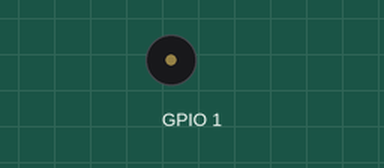
Simulated run of this program. Board: Raspberry Pi (BCM pin numbers). Parts: buzzer (waves = sounding). At 46.2 s the program stops and its outputs stay as they are.

Above: at 0.1 s.
At 37.2 s:
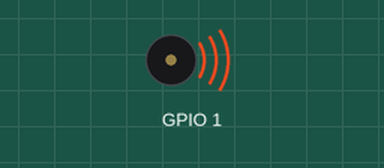
Timing chart, 0 to 40.0 s (numbered marks = the images above):
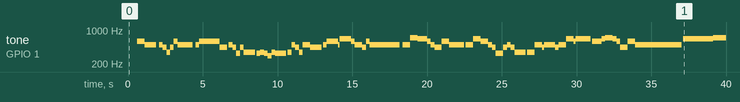

The program:

main.py
```python
import time
import RPi.GPIO as GPIO
from tone import TONE

GPIO.setmode(GPIO.BCM)
GPIO.setwarnings(False)


def beep(channel: int, freq: int, duration: float, *, rising_tone: float = 1):
    """
    播放一个音符
    :param channel: GPIO的数字号，需要和上面的GPIO.setmode(GPIO.BCM)对应
    :param freq: 频率
    :param duration: 播放时长
    :param rising_tone: 升降调 0.3 ~ 1.0 ~ 3.0
    :return:
    """
    if freq <= 0:
        time.sleep(duration)
        return
    pwm = GPIO.PWM(channel, freq * rising_tone) # 输出该频率的电平

    try:
        pwm.start(0)
        pwm.ChangeDutyCycle(50)
        if duration > 0:
            time.sleep(duration) # 播放时长
    finally:
        pwm.stop()

def play(channel: int, sheet: list):
    """
    播放简谱
    简谱可以为如下格式(参照上文的txdx.py):
    - [音符名(string), 持续时间(s)]
    - [频率(int), 持续时间(s)]
    :param channel: GPIO的数字号，需要和上面的GPIO.setmode(GPIO.BCM)对应
    :param sheet: 简谱
    :return:
    """
    GPIO.setup(channel, GPIO.OUT)
    for m in sheet:
        beep(channel, TONE[m[0]] if m[0] in TONE else int(m[0] or 0), m[1])
try:
    from txdx import txdx_sheet
    play(1, txdx_sheet)

finally:
    GPIO.cleanup()
```

tone.py
```python
TONE = {
    # 低音
    'LD1': 147,
    'LD2': 165,
    'LD3': 175,
    'LD4': 196,
    'LD5': 221,
    'LD6': 248,
    'LD7': 278,
    # 中音
    'MD1': 294,
    'MD2': 330,
    'MD3': 350,
    'MD4': 393,
    'MD5': 441,
    'MD6': 495,
    'MD7': 556,
    # 高音
    'HD1': 589,
    'HD2': 661,
    'HD3': 700,
    'HD4': 786,
    'HD5': 882,
    'HD6': 990,
    'HD7': 1112,
}
```

txdx.py
```python
txdx_sheet = [

    ['MD6', 0.5],  # 叠
    ['MD6', 0.125],  # 个
    ['HD1', 0.25],  # 千
    ['HD1', 0.25],  # 纸
    ['MD6', 0.75],  # 鹤
    [0, 0.2],  # 空

    ['MD6', 0.25],  # 再
    ['MD5', 0.25],  # 系
    ['MD3', 0.25],  # 个
    ['MD5', 0.25],  # 红
    ['HD1', 0.25],  # 飘
    ['MD6', 0.5],  # 带
    ['MD6', 0.5],  # ~
    [0, 0.2],  # 空

    ['MD6', 0.25],  # 愿
    ['HD1', 0.25],  # 善
    ['HD1', 0.5],  # 良
    ['HD1', 0.125],  # 的
    ['HD1', 0.5],  # 人
    ['MD5', 0.5],  # 们
    [0, 0.1],  # 空

    ['MD6', 0.25],  # 天
    ['MD5', 0.25],  # 天
    ['MD2', 0.25],  # 好
    ['MD5', 0.25],  # 运
    ['MD3', 0.75],  # 来
    [0, 0.1],  # 空

    ['MD2', 0.25],  # 你
    ['MD3', 0.25],  # 勤
    ['MD2', 0.25],  # 劳
    ['MD1', 0.25],  # 生
    ['MD3', 0.25],  # 活
    ['MD2', 0.75],  # 美
    [0, 0.1],  # 空

    ['MD3', 0.25],  # 你
    ['MD6', 0.25],  # 健
    ['MD5', 0.25],  # 康
    ['MD3', 0.25],  # 春
    ['MD6', 0.25],  # 常
    ['MD6', 0.25],  # 在
    ['MD5', 0.75],  # ～
    [0, 0.1],  # 空

    ['MD6', 0.25],  # 你
    ['HD1', 0.25],  # 一
    ['HD1', 0.5],  # 生
    ['MD6', 0.125],  # 的
    ['HD2', 0.25],  # 忙
    ['HD2', 0.25],  # 碌
    ['HD2', 0.25],  # 为
    ['HD1', 0.25],  # 了
    ['MD6', 0.5],  # 笑
    ['MD5', 0.25],  # 逐
    ['HD1', 0.25],  # 颜
    ['MD6', 2],  # 开
    [0, 0.2],  # 空

    ['MD6', 0.5],  # 好
    ['HD3', 0.5],  # 运
    ['HD2', 0.125],  # ～
    ['HD2', 0.5],  # 来
    ['HD1', 0.25],  # 祝
    ['MD6', 0.25],  # 你
    ['MD5', 0.5],  # 好
    ['HD1', 0.5],  # 运
    ['MD6', 1],  # 来
    [0, 0.1],  # 空

    ['MD6', 0.5],  # 好
    ['HD2', 0.5],  # 运
    ['HD1', 0.5],  # 带
    ['MD6', 0.25],  # 来
    ['MD5', 0.25],  # 了
    ['MD2', 0.5],  # 喜
    ['MD5', 0.25],  # 和
    ['MD6', 0.25],  # ～
    ['MD5', 0.25],  # 爱
    ['MD3', 0.75],  # ～
    [0, 0.1],  # 空

    ['MD3', 0.5],  # 好
    ['MD6', 0.5],  # 运
    ['MD5', 0.125],  # ～
    ['MD6', 0.5],  # 来
    ['MD6', 0.25],  # 我
    ['MD5', 0.25],  # 们
    ['MD6', 0.5],  # 好
    ['HD2', 0.5],  # 运
    ['HD1', 0.125],  # ～
    ['HD2', 1],  # 来
    [0, 0.1],  # 空

    ['HD1', 0.25],  # 迎
    ['HD1', 0.125],  # 着
    ['HD1', 0.25],  # 好
    ['HD2', 0.25],  # 运
    ['HD3', 0.25],  # 兴
    ['HD3', 0.25],  # 旺
    ['HD2', 0.25],  # 发
    ['HD1', 0.25],  # 达
    ['MD5', 0.5],  # 通
    ['HD1', 0.5],  # 四
    ['MD6', 0.125],  # 四
    ['MD6', 3],  # 海
    [0, 0.1],  # 空

    ['HD2', 2],  # 通
    ['HD3', 2],  # 四
    ['MD6', 4],  # 海
    [0, 0.2],  # 空
    ['MD5', 0.25],  # 好
    ['MD5', 0.25],  # 运
    ['MD6', 0.3],  # 来
]
```

Measured:
- by itself, tone on GPIO 1: plays 589 Hz for 0.50 s, 495 Hz for 0.75 s, 495 Hz for 0.25 s, 441 Hz for 0.25 s, 350 Hz for 0.25 s, 441 Hz for 0.25 s … (74 notes in this stretch)
